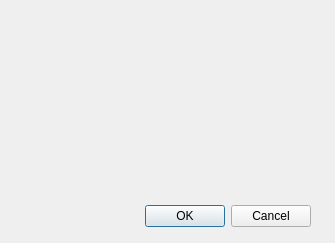
<?xml version="1.0" encoding="UTF-8"?>
<ui version="4.0">
 <class>SettingDialog</class>
 <widget class="QDialog" name="SettingDialog">
  <property name="geometry">
   <rect>
    <x>0</x>
    <y>0</y>
    <width>335</width>
    <height>243</height>
   </rect>
  </property>
  <property name="windowTitle">
   <string>Dialog</string>
  </property>
  <widget class="QDialogButtonBox" name="buttonBox">
   <property name="geometry">
    <rect>
     <x>10</x>
     <y>200</y>
     <width>301</width>
     <height>32</height>
    </rect>
   </property>
   <property name="orientation">
    <enum>Qt::Horizontal</enum>
   </property>
   <property name="standardButtons">
    <set>QDialogButtonBox::Cancel|QDialogButtonBox::Ok</set>
   </property>
  </widget>
 </widget>
 <resources/>
 <connections>
  <connection>
   <sender>buttonBox</sender>
   <signal>accepted()</signal>
   <receiver>SettingDialog</receiver>
   <slot>accept()</slot>
   <hints>
    <hint type="sourcelabel">
     <x>248</x>
     <y>254</y>
    </hint>
    <hint type="destinationlabel">
     <x>157</x>
     <y>274</y>
    </hint>
   </hints>
  </connection>
  <connection>
   <sender>buttonBox</sender>
   <signal>rejected()</signal>
   <receiver>SettingDialog</receiver>
   <slot>reject()</slot>
   <hints>
    <hint type="sourcelabel">
     <x>316</x>
     <y>260</y>
    </hint>
    <hint type="destinationlabel">
     <x>286</x>
     <y>274</y>
    </hint>
   </hints>
  </connection>
 </connections>
</ui>
